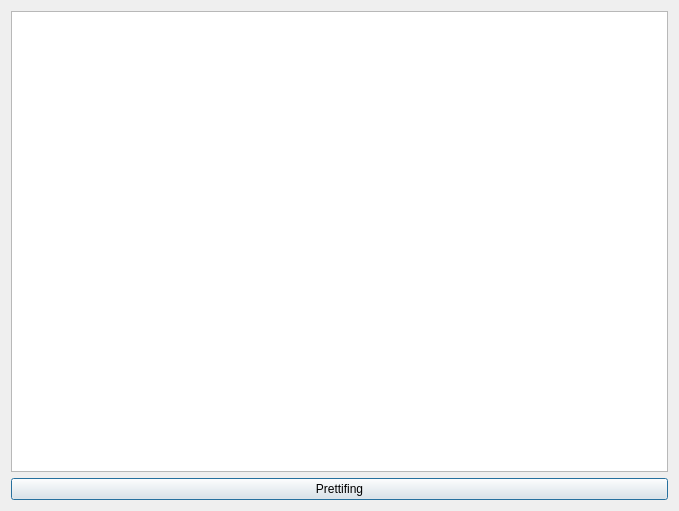
<?xml version="1.0" encoding="UTF-8"?>
<ui version="4.0">
 <class>Prettifing</class>
 <widget class="QDialog" name="Prettifing">
  <property name="geometry">
   <rect>
    <x>0</x>
    <y>0</y>
    <width>679</width>
    <height>511</height>
   </rect>
  </property>
  <property name="windowTitle">
   <string>Dialog</string>
  </property>
  <layout class="QVBoxLayout" name="verticalLayout_2">
   <item>
    <layout class="QVBoxLayout" name="verticalLayout">
     <item>
      <widget class="QPlainTextEdit" name="fromatting_2"/>
     </item>
     <item>
      <widget class="QPushButton" name="fromatting">
       <property name="text">
        <string>Prettifing</string>
       </property>
      </widget>
     </item>
    </layout>
   </item>
  </layout>
 </widget>
 <resources/>
 <connections/>
</ui>
